Frame 1 (no input): blank canvas, image omitted
Frame 60 (no input): blank canvas, image omitted
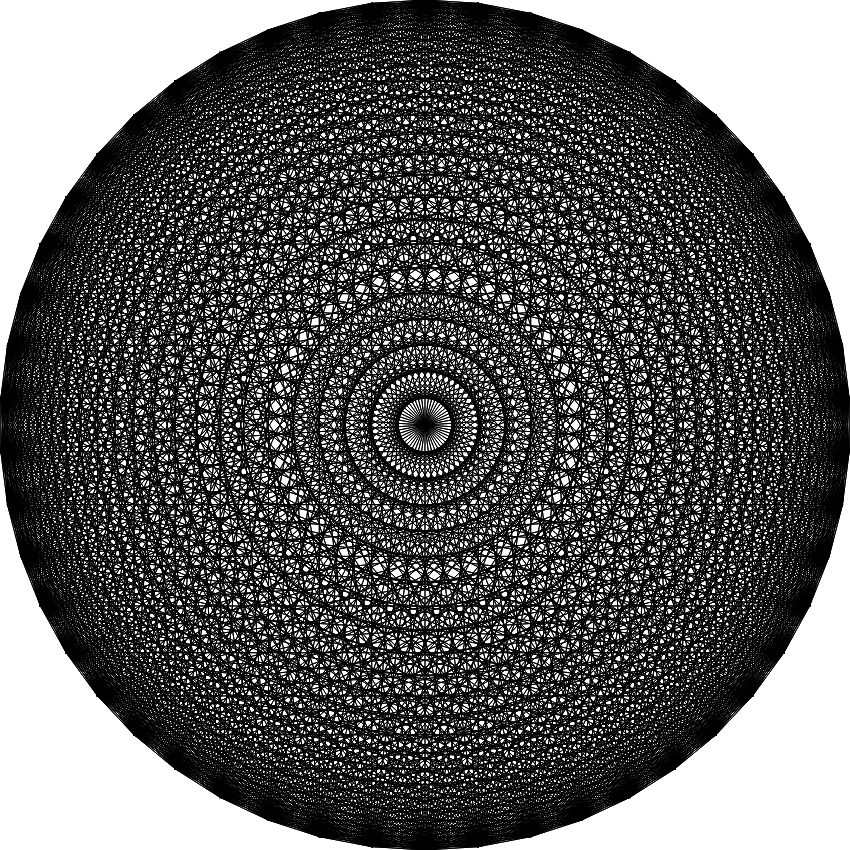
Frame 120 (the mouse pressed at the canvas centre since frame 60)

The p5.js sketch whose frames 1 and 60 were blank and that drew this single picture after the mouse press (run headless with seeded random() and noise() and a simulated clock; from frame 60 on, the mouse is pressed at the canvas centre):

// p5.js sketch
// ── sketch.js
//point connecting square in p5js


var Cs = 850;
var r = Cs/2;
var p = 0;
var p2 = 25;
var s = Cs/(p-1)-1;
var n = 0;
var ox = Cs/2;
var oy = Cs/2
var pi = 3.1415926535897932384626433832795028841971693993751058209749445923078164062862089986280348253421170679

function setup() {
  createCanvas(Cs, Cs);
}

function draw() {
  //noCursor();
  var o = mouseX;
  colorMode(HSB)
  stroke(360,100,0)
  background(255);
  n+=1/100;
  p3 = sin(1*n)*r;
  p = sin(n)*p2;
  p = p2;
  //p3 = r;
  for(i=-p;i<p;i++){
    for(j=-p;j<p;j++){
      //for(k=-p;k<p;k++){
        x = sin(i*3.1415/p);
        y = cos(i*3.1415/p);
        x2 = sin(j*3.1415/p);//*(i*3.1415/p);
        y2 = cos(j*3.1415/p);//*(i*3.1415/p);
        //x3 = sin(j*3.1415/p)*(i*3.1415/p)*(k*3.1415/p);
        //y3 = cos(j*3.1415/p)*(i*3.1415/p)*(k*3.1415/p);
      
        line(x*mouseX+ox ,y*mouseX+oy ,x2*mouseY+ox ,y2*mouseY+oy)
        //line(x2*mouseY+ox ,y2*mouseY+oy ,x3*mouseX+ox ,y3*mouseX+oy)
        //line(x*mouseX+ox ,y*mouseY+oy ,x3*mouseY+ox ,y3*mouseX+oy)
      //}
    }
  }
  
}
